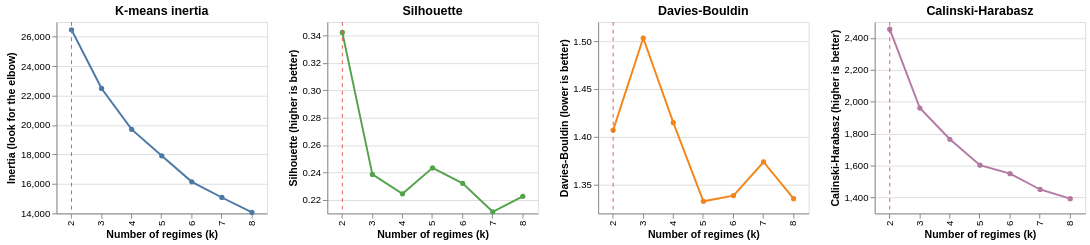

Write notebook code for a chart like this one.
### Markdown cell above
## 8. Regimes with k-means

K-means uses the latent vector plus the daily price level (mean and standard deviation, z-scored on training days), the same input as the GMM notebooks, because the scalograms only carry the intraday shape. It is fitted on the training days only and then assigns every day. Regimes are numbered by ascending mean real price, so regime 0 is always the cheapest and labels are comparable across models.

The selection table is the same for every k, so it is computed once. It shows, for each k on the training days, the inertia (look for the elbow), silhouette (higher is better), Davies-Bouldin (lower is better) and Calinski-Harabasz (higher is better).

### Code cell
selection = select_k(features, train_idx, CLUSTERING, CONFIG["k_range"], CONFIG["seed"])
selection_table = exp.selection_table(selection)
print(selection_table)
save_all(exp.save_table, "k_selection", selection_table, show=False)
selection_chart(selection, K_VALUES[0])

### Figure 1 — Vega specification as saved in the notebook (floating-point values rounded to 4 significant figures)
{"$schema": "https://vega.github.io/schema/vega/v6.json", "data": [{"name": "source_0", "values": [{"inertia": 26470.0, "k": 2}, {"inertia": 22490.0, "k": 3}, {"inertia": 19710.0, "k": 4}, {"inertia": 17910.0, "k": 5}, {"inertia": 16140.0, "k": 6}, {"inertia": 15080.0, "k": 7}, {"inertia": 14070.0, "k": 8}]}, {"name": "source_1", "values": [{"k": 2}]}, {"name": "source_2", "values": [{"k": 2, "silhouette": 0.3424}, {"k": 3, "silhouette": 0.2385}, {"k": 4, "silhouette": 0.2244}, {"k": 5, "silhouette": 0.2433}, {"k": 6, "silhouette": 0.232}, {"k": 7, "silhouette": 0.2112}, {"k": 8, "silhouette": 0.2225}]}, {"name": "source_3", "values": [{"k": 2}]}, {"name": "source_4", "values": [{"davies_bouldin": 1.407, "k": 2}, {"davies_bouldin": 1.503, "k": 3}, {"davies_bouldin": 1.415, "k": 4}, {"davies_bouldin": 1.333, "k": 5}, {"davies_bouldin": 1.339, "k": 6}, {"davies_bouldin": 1.374, "k": 7}, {"davies_bouldin": 1.335, "k": 8}]}, {"name": "source_5", "values": [{"k": 2}]}, {"name": "source_6", "values": [{"calinski_harabasz": 2455.0, "k": 2}, {"calinski_harabasz": 1961.0, "k": 3}, {"calinski_harabasz": 1765.0, "k": 4}, {"calinski_harabasz": 1602.0, "k": 5}, {"calinski_harabasz": 1549.0, "k": 6}, {"calinski_harabasz": 1450.0, "k": 7}, {"calinski_harabasz": 1392.0, "k": 8}]}, {"name": "source_7", "values": [{"k": 2}]}, {"name": "data_0", "values": [{"inertia": 26470.0, "k": 2}, {"inertia": 22490.0, "k": 3}, {"inertia": 19710.0, "k": 4}, {"inertia": 17910.0, "k": 5}, {"inertia": 16140.0, "k": 6}, {"inertia": 15080.0, "k": 7}, {"inertia": 14070.0, "k": 8}]}, {"name": "data_1", "values": [{"k": 2, "silhouette": 0.3424}, {"k": 3, "silhouette": 0.2385}, {"k": 4, "silhouette": 0.2244}, {"k": 5, "silhouette": 0.2433}, {"k": 6, "silhouette": 0.232}, {"k": 7, "silhouette": 0.2112}, {"k": 8, "silhouette": 0.2225}]}, {"name": "data_2", "values": [{"davies_bouldin": 1.407, "k": 2}, {"davies_bouldin": 1.503, "k": 3}, {"davies_bouldin": 1.415, "k": 4}, {"davies_bouldin": 1.333, "k": 5}, {"davies_bouldin": 1.339, "k": 6}, {"davies_bouldin": 1.374, "k": 7}, {"davies_bouldin": 1.335, "k": 8}]}, {"name": "data_3", "values": [{"calinski_harabasz": 2455.0, "k": 2}, {"calinski_harabasz": 1961.0, "k": 3}, {"calinski_harabasz": 1765.0, "k": 4}, {"calinski_harabasz": 1602.0, "k": 5}, {"calinski_harabasz": 1549.0, "k": 6}, {"calinski_harabasz": 1450.0, "k": 7}, {"calinski_harabasz": 1392.0, "k": 8}]}, {"name": "source_0_concat_0_x_domain_k_0", "values": [{"k": 2}, {"k": 3}, {"k": 4}, {"k": 5}, {"k": 6}, {"k": 7}, {"k": 8}]}, {"name": "data_0_concat_0_x_domain_k_1", "values": [{"k": 2}, {"k": 3}, {"k": 4}, {"k": 5}, {"k": 6}, {"k": 7}, {"k": 8}]}, {"name": "source_1_concat_0_x_domain_k_2", "values": [{"k": 2}]}, {"name": "source_2_concat_1_x_domain_k_0", "values": [{"k": 2}, {"k": 3}, {"k": 4}, {"k": 5}, {"k": 6}, {"k": 7}, {"k": 8}]}, {"name": "data_1_concat_1_x_domain_k_1", "values": [{"k": 2}, {"k": 3}, {"k": 4}, {"k": 5}, {"k": 6}, {"k": 7}, {"k": 8}]}, {"name": "source_3_concat_1_x_domain_k_2", "values": [{"k": 2}]}, {"name": "source_4_concat_2_x_domain_k_0", "values": [{"k": 2}, {"k": 3}, {"k": 4}, {"k": 5}, {"k": 6}, {"k": 7}, {"k": 8}]}, {"name": "data_2_concat_2_x_domain_k_1", "values": [{"k": 2}, {"k": 3}, {"k": 4}, {"k": 5}, {"k": 6}, {"k": 7}, {"k": 8}]}, {"name": "source_5_concat_2_x_domain_k_2", "values": [{"k": 2}]}, {"name": "source_6_concat_3_x_domain_k_0", "values": [{"k": 2}, {"k": 3}, {"k": 4}, {"k": 5}, {"k": 6}, {"k": 7}, {"k": 8}]}, {"name": "data_3_concat_3_x_domain_k_1", "values": [{"k": 2}, {"k": 3}, {"k": 4}, {"k": 5}, {"k": 6}, {"k": 7}, {"k": 8}]}, {"name": "source_7_concat_3_x_domain_k_2", "values": [{"k": 2}]}], "signals": [{"name": "childWidth", "value": 220}], "marks": [{"type": "group", "name": "concat_0_group", "encode": {"update": {"width": {"signal": "childWidth"}, "height": {"signal": "height"}}}, "marks": [{"type": "line", "name": "concat_0_layer_0_layer_0_marks", "from": {"data": "source_0"}, "sort": {"field": "x"}, "encode": {"update": {"stroke": {"value": "#4c78a8"}, "defined": {"signal": "isValid(datum[\"inertia\"]) && isFinite(+datum[\"inertia\"])"}, "x": {"field": "k", "scale": "concat_0_x", "band": 0.5}, "y": {"field": "inertia", "scale": "concat_0_y"}}}, "style": ["line"]}, {"type": "symbol", "name": "concat_0_layer_0_layer_1_marks", "from": {"data": "data_0"}, "encode": {"update": {"y": {"field": "inertia", "scale": "concat_0_y"}, "fill": {"value": "#4c78a8"}, "x": {"field": "k", "scale": "concat_0_x", "band": 0.5}, "opacity": {"value": 1}}}, "style": ["point"]}, {"type": "rule", "name": "concat_0_layer_1_marks", "from": {"data": "source_1"}, "encode": {"update": {"y2": {"field": {"signal": null, "datum": null, "group": "height", "parent": null}}, "y": {"value": 0}, "strokeDash": {"value": [4, 4]}, "stroke": {"value": "#e45756"}, "x": {"field": "k", "scale": "concat_0_x", "band": 0.5}}}, "style": ["rule"]}], "axes": [{"scale": "concat_0_y", "tickCount": {"signal": "ceil(height/40)"}, "gridScale": "concat_0_x", "minExtent": 0, "grid": true, "ticks": false, "maxExtent": 0, "aria": false, "zindex": 0, "labels": false, "orient": "left", "domain": false}, {"scale": "concat_0_x", "title": "Number of regimes (k)", "labelAlign": "right", "labelAngle": 270, "labelBaseline": "middle", "zindex": 0, "grid": false, "orient": "bottom"}, {"scale": "concat_0_y", "labelOverlap": true, "title": "Inertia (look for the elbow)", "grid": false, "orient": "left", "tickCount": {"signal": "ceil(height/40)"}, "zindex": 0}], "title": {"text": "K-means inertia", "frame": "group"}, "style": "cell"}, {"type": "group", "name": "concat_1_group", "encode": {"update": {"width": {"signal": "childWidth"}, "height": {"signal": "height"}}}, "marks": [{"type": "line", "name": "concat_1_layer_0_layer_0_marks", "from": {"data": "source_2"}, "sort": {"field": "x"}, "encode": {"update": {"y": {"field": "silhouette", "scale": "concat_1_y"}, "x": {"field": "k", "scale": "concat_1_x", "band": 0.5}, "stroke": {"value": "#54a24b"}, "defined": {"signal": "isValid(datum[\"silhouette\"]) && isFinite(+datum[\"silhouette\"])"}}}, "style": ["line"]}, {"type": "symbol", "name": "concat_1_layer_0_layer_1_marks", "from": {"data": "data_1"}, "encode": {"update": {"opacity": {"value": 1}, "y": {"field": "silhouette", "scale": "concat_1_y"}, "fill": {"value": "#54a24b"}, "x": {"field": "k", "scale": "concat_1_x", "band": 0.5}}}, "style": ["point"]}, {"type": "rule", "name": "concat_1_layer_1_marks", "from": {"data": "source_3"}, "encode": {"update": {"stroke": {"value": "#e45756"}, "strokeDash": {"value": [4, 4]}, "x": {"field": "k", "scale": "concat_1_x", "band": 0.5}, "y": {"value": 0}, "y2": {"field": {"signal": null, "datum": null, "group": "height", "parent": null}}}}, "style": ["rule"]}], "axes": [{"scale": "concat_1_y", "zindex": 0, "aria": false, "gridScale": "concat_1_x", "grid": true, "domain": false, "minExtent": 0, "maxExtent": 0, "orient": "left", "labels": false, "tickCount": {"signal": "ceil(height/40)"}, "ticks": false}, {"scale": "concat_1_x", "zindex": 0, "grid": false, "labelAlign": "right", "labelAngle": 270, "orient": "bottom", "title": "Number of regimes (k)", "labelBaseline": "middle"}, {"scale": "concat_1_y", "title": "Silhouette (higher is better)", "orient": "left", "grid": false, "labelOverlap": true, "tickCount": {"signal": "ceil(height/40)"}, "zindex": 0}], "title": {"text": "Silhouette", "frame": "group"}, "style": "cell"}, {"type": "group", "name": "concat_2_group", "encode": {"update": {"width": {"signal": "childWidth"}, "height": {"signal": "height"}}}, "marks": [{"type": "line", "name": "concat_2_layer_0_layer_0_marks", "from": {"data": "source_4"}, "sort": {"field": "x"}, "encode": {"update": {"y": {"field": "davies_bouldin", "scale": "concat_2_y"}, "stroke": {"value": "#f58518"}, "x": {"field": "k", "scale": "concat_2_x", "band": 0.5}, "defined": {"signal": "isValid(datum[\"davies_bouldin\"]) && isFinite(+datum[\"davies_bouldin\"])"}}}, "style": ["line"]}, {"type": "symbol", "name": "concat_2_layer_0_layer_1_marks", "from": {"data": "data_2"}, "encode": {"update": {"x": {"field": "k", "scale": "concat_2_x", "band": 0.5}, "y": {"field": "davies_bouldin", "scale": "concat_2_y"}, "opacity": {"value": 1}, "fill": {"value": "#f58518"}}}, "style": ["point"]}, {"type": "rule", "name": "concat_2_layer_1_marks", "from": {"data": "source_5"}, "encode": {"update": {"x": {"field": "k", "scale": "concat_2_x", "band": 0.5}, "y": {"value": 0}, "y2": {"field": {"signal": null, "datum": null, "group": "height", "parent": null}}, "strokeDash": {"value": [4, 4]}, "stroke": {"value": "#e45756"}}}, "style": ["rule"]}], "axes": [{"scale": "concat_2_y", "labels": false, "maxExtent": 0, "grid": true, "gridScale": "concat_2_x", "ticks": false, "tickCount": {"signal": "ceil(height/40)"}, "aria": false, "minExtent": 0, "zindex": 0, "orient": "left", "domain": false}, {"scale": "concat_2_x", "grid": false, "orient": "bottom", "title": "Number of regimes (k)", "labelAngle": 270, "zindex": 0, "labelAlign": "right", "labelBaseline": "middle"}, {"scale": "concat_2_y", "title": "Davies-Bouldin (lower is better)", "grid": false, "tickCount": {"signal": "ceil(height/40)"}, "labelOverlap": true, "orient": "left", "zindex": 0}], "title": {"text": "Davies-Bouldin", "frame": "group"}, "style": "cell"}, {"type": "group", "name": "concat_3_group", "encode": {"update": {"height": {"signal": "height"}, "width": {"signal": "childWidth"}}}, "marks": [{"type": "line", "name": "concat_3_layer_0_layer_0_marks", "from": {"data": "source_6"}, "sort": {"field": "x"}, "encode": {"update": {"stroke": {"value": "#b279a2"}, "x": {"field": "k", "scale": "concat_3_x", "band": 0.5}, "defined": {"signal": "isValid(datum[\"calinski_harabasz\"]) && isFinite(+datum[\"calinski_harabasz\"])"}, "y": {"field": "calinski_harabasz", "scale": "concat_3_y"}}}, "style": ["line"]}, {"type": "symbol", "name": "concat_3_layer_0_layer_1_marks", "from": {"data": "data_3"}, "encode": {"update": {"y": {"field": "calinski_harabasz", "scale": "concat_3_y"}, "opacity": {"value": 1}, "fill": {"value": "#b279a2"}, "x": {"field": "k", "scale": "concat_3_x", "band": 0.5}}}, "style": ["point"]}, {"type": "rule", "name": "concat_3_layer_1_marks", "from": {"data": "source_7"}, "encode": {"update": {"strokeDash": {"value": [4, 4]}, "x": {"field": "k", "scale": "concat_3_x", "band": 0.5}, "y2": {"field": {"signal": null, "datum": null, "group": "height", "parent": null}}, "y": {"value": 0}, "stroke": {"value": "#e45756"}}}, "style": ["rule"]}], "axes": [{"scale": "concat_3_y", "minExtent": 0, "labels": false, "ticks": false, "orient": "left", "domain": false, "zindex": 0, "gridScale": "concat_3_x", "grid": true, "maxExtent": 0, "aria": false, "tickCount": {"signal": "ceil(height/40)"}}, {"scale": "concat_3_x", "orient": "bottom", "labelAngle": 270, "labelAlign": "right", "labelBaseline": "middle", "zindex": 0, "title": "Number of regimes (k)", "grid": false}, {"scale": "concat_3_y", "orient": "left", "grid": false, "title": "Calinski-Harabasz (higher is better)", "labelOverlap": true, "tickCount": {"signal": "ceil(height/40)"}, "zindex": 0}], "title": {"text": "Calinski-Harabasz", "frame": "group"}, "style": "cell"}], "scales": [{"name": "concat_0_x", "type": "band", "domain": {"fields": [{"data": "source_0_concat_0_x_domain_k_0", "field": "k"}, {"data": "data_0_concat_0_x_domain_k_1", "field": "k"}, {"data": "source_1_concat_0_x_domain_k_2", "field": "k"}], "sort": true}, "range": [0, {"signal": "childWidth"}], "paddingInner": 0, "paddingOuter": 0}, {"name": "concat_0_y", "type": "linear", "domain": {"fields": [{"data": "source_0", "field": "inertia"}, {"data": "data_0", "field": "inertia"}]}, "range": [{"signal": "height"}, 0], "zero": false, "nice": true}, {"name": "concat_1_x", "type": "band", "domain": {"fields": [{"data": "source_2_concat_1_x_domain_k_0", "field": "k"}, {"data": "data_1_concat_1_x_domain_k_1", "field": "k"}, {"data": "source_3_concat_1_x_domain_k_2", "field": "k"}], "sort": true}, "range": [0, {"signal": "childWidth"}], "paddingOuter": 0, "paddingInner": 0}, {"name": "concat_1_y", "type": "linear", "domain": {"fields": [{"data": "source_2", "field": "silhouette"}, {"data": "data_1", "field": "silhouette"}]}, "range": [{"signal": "height"}, 0], "nice": true, "zero": false}, {"name": "concat_2_x", "type": "band", "domain": {"fields": [{"data": "source_4_concat_2_x_domain_k_0", "field": "k"}, {"data": "data_2_concat_2_x_domain_k_1", "field": "k"}, {"data": "source_5_concat_2_x_domain_k_2", "field": "k"}], "sort": true}, "range": [0, {"signal": "childWidth"}], "paddingInner": 0, "paddingOuter": 0}, {"name": "concat_2_y", "type": "linear", "domain": {"fields": [{"data": "source_4", "field": "davies_bouldin"}, {"data": "data_2", "field": "davies_bouldin"}]}, "range": [{"signal": "height"}, 0], "nice": true, "zero": false}, {"name": "concat_3_x", "type": "band", "domain": {"fields": [{"data": "source_6_concat_3_x_domain_k_0", "field": "k"}, {"data": "data_3_concat_3_x_domain_k_1", "field": "k"}, {"data": "source_7_concat_3_x_domain_k_2", "field": "k"}], "sort": true}, "range": [0, {"signal": "childWidth"}], "paddingOuter": 0, "paddingInner": 0}, {"name": "concat_3_y", "type": "linear", "domain": {"fields": [{"data": "source_6", "field": "calinski_harabasz"}, {"data": "data_3", "field": "calinski_harabasz"}]}, "range": [{"signal": "height"}, 0], "zero": false, "nice": true}], "background": "white", "padding": 5, "layout": {"padding": 20, "bounds": "full", "align": "each"}, "height": 200}
